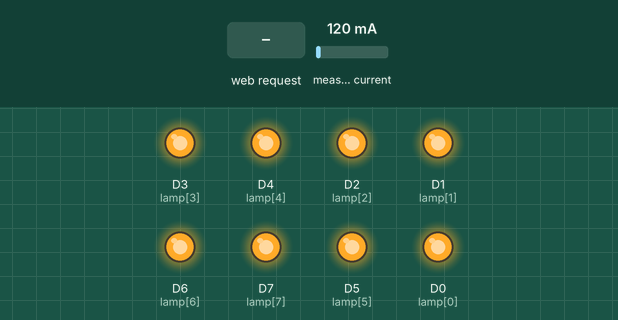
A sketch run on a simulated ESP8266 (NodeMCU). On the bench: output pins drawn as LEDs (lit = HIGH). The inputs (shaded band) are chosen by the test bench; at power-on: measured current 120 mA. WiFi joins after 1.5 s; servers stay silent unless stated; what the sketch prints to the serial monitor is not drawn.

Above: at 2.7 s.
2.8 s: HTTP request GET /lamp0 received
At 3.7 s:
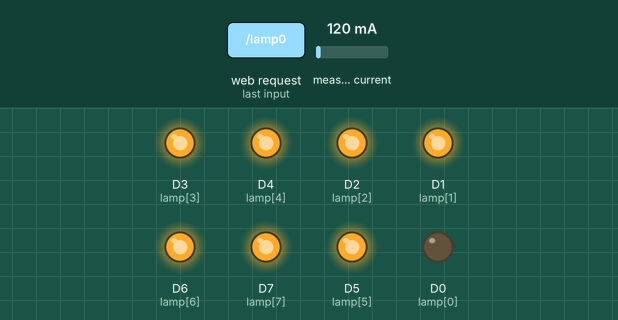
4.3 s: HTTP request GET /lamp1 received
At 4.8 s:
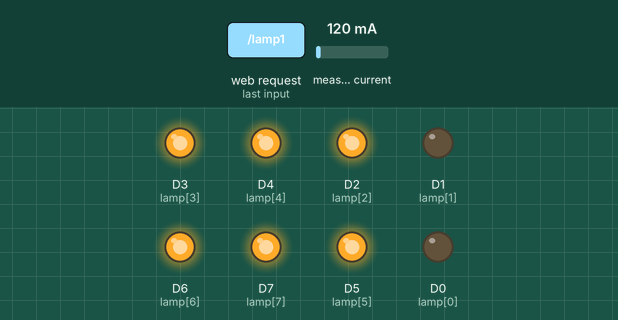
5.8 s: HTTP request GET /lamp2 received
At 7.0 s:
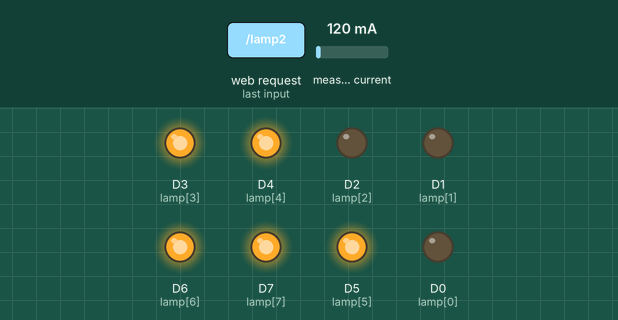
7.3 s: HTTP request GET /lamp3 received
At 8.3 s:
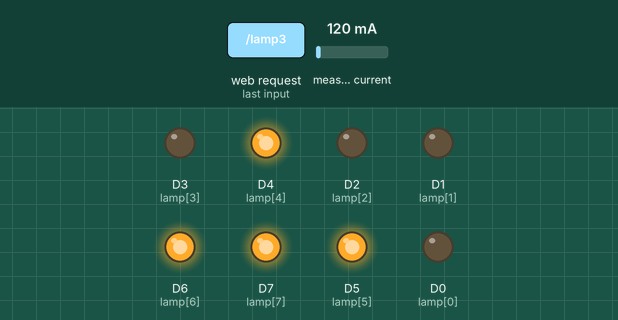
8.8 s: HTTP request GET /lamp4 received
At 9.4 s:
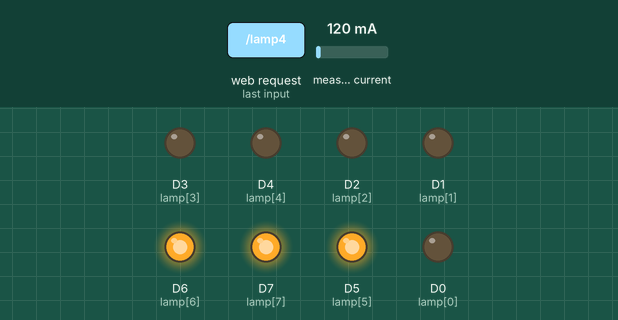
10.3 s: HTTP request GET /lamp5 received
At 10.6 s:
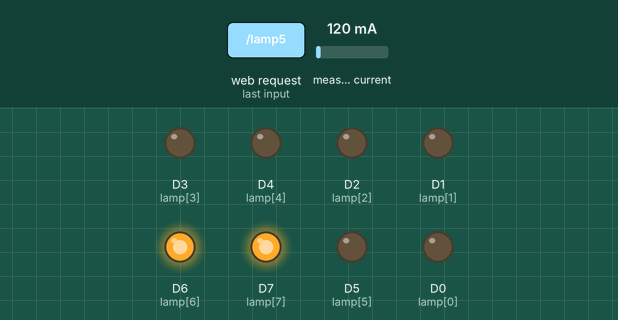
Timing chart, 0 to 12.8 s (numbered marks = the images above; inputs shaded):
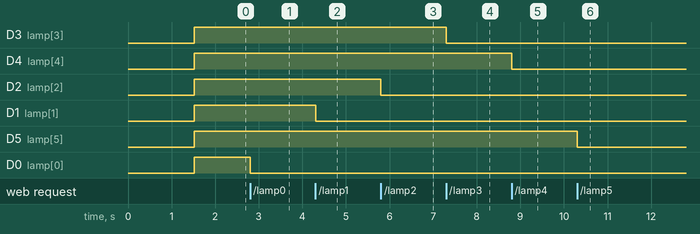

The sketch:

program.ino
```cpp
#include <ESP8266WiFi.h>
#include "EmonLib.h"

EnergyMonitor energyMonitor; //CRIA UMA INSTÂNCIA
WiFiClient client;

/*
#define WIFI_SSID "LIVE TIM_A1F0_2G"
#define WIFI_PASSWORD "wlan595e0f"

#define WIFI_SSID "NET_2G59BC70"
#define WIFI_PASSWORD "SHa221beBKff"
*/

#define WIFI_SSID "iPhone de Ciro"
#define WIFI_PASSWORD "12345678"

#define SENSOR_TENSAO A0
#define TENSAO_REDE 127
const int lamp[8] = {D0, D1, D2, D3, D4, D5, D6, D7};
WiFiServer server(80);

void setupWifi(){
  WiFi.begin(WIFI_SSID,WIFI_PASSWORD);

  Serial.print("Conectando ao Wifi ");

  while (WiFi.status() != WL_CONNECTED) {
    delay(50);
    Serial.print(".");
  }
  Serial.println("");

  Serial.println("Wifi conectado!");

  server.begin();

  // IP do ESP8266
  Serial.println(WiFi.localIP());
}

void setupPins(){
  for(int i = 0 ; i < 8 ; i++){
      pinMode(lamp[i], OUTPUT);
  }
  pinMode(SENSOR_TENSAO, INPUT);

  delay(10);

  for(int i = 0 ; i < 8 ; i++){
      digitalWrite(lamp[i], HIGH);
  }

  energyMonitor.current(SENSOR_TENSAO, 60);

  Serial.println("pinos settados!");

}
void setup(){
  Serial.begin(9600);

  setupWifi();
  setupPins();

}

void loop(){
  // Checa se o clinete foi conectado
  client = server.available();
  if(!client) return ;

  // Espera após o cliente mandar algum dado
  Serial.println("Novo cliente");
  while(!client.available()) delay(1);

  // Lê a primeira linha da requisição
  String request = client.readStringUntil('\r');
  Serial.println(request);
  client.flush();

  if(request.indexOf("lamp0") != -1){
    digitalWrite(lamp[0], !digitalRead(lamp[0]));
  }
  else if(request.indexOf("lamp1") != -1){
    digitalWrite(lamp[1], !digitalRead(lamp[1]));
  }
  else if(request.indexOf("lamp2") != -1){
    digitalWrite(lamp[2], !digitalRead(lamp[2]));
  }
  else if(request.indexOf("lamp3") != -1){
    digitalWrite(lamp[3], !digitalRead(lamp[3]));
  }
  else if(request.indexOf("lamp4") != -1){
    digitalWrite(lamp[4], !digitalRead(lamp[4]));
  }
  else if(request.indexOf("lamp5") != -1){
    digitalWrite(lamp[5], !digitalRead(lamp[5]));
  }
  else if(request.indexOf("lamp6") != -1){
    digitalWrite(lamp[6], !digitalRead(lamp[6]));
  }
  else if(request.indexOf("lamp7") != -1){
    digitalWrite(lamp[7], !digitalRead(lamp[7]));
  }
  else if(request.indexOf("desligarTodos") != -1){
    for(int i = 0 ; i < 8 ; i++){
      digitalWrite(lamp[i], HIGH);
    }
  }
  else if(request.indexOf("ligarTodos") != -1){
    for(int i = 0 ; i < 8 ; i++){
      digitalWrite(lamp[i], LOW);
    }
  }

  //Calcula a corrente
  double Irms = energyMonitor.calcIrms(1480);
  /*
  //Mostra o valor da corrente no serial monitor
  Serial.print("Corrente : ");
  Serial.print(Irms/100.0, 5); // Irms
  Serial.println(" A");
  */
  //Serial.print("Corrente : ");
  //Serial.println(Irms/100.0); // Irmscalcirm

  // Manda a resposta da requisição
  client.println("HTTP/1.1 200 OK");
  client.println("Content-Type: text/html");
  client.println("");

  for(int i = 0 ; i < 8 ; i++){
    if(digitalRead(lamp[i]) == LOW){
      client.print("lamp");
      client.print(i);
      client.print("_on");
    }
    else{
      client.print("lamp");
      client.print(i);
      client.print("_off");
    }
    client.print(",");
  }
  client.print(Irms/100.0,5);


  //delay(2000);

}
```

Measured:
- after the input at 2.8 s, D0 (lamp[0]): HIGH → LOW at once
- after the input at 4.3 s, D1 (lamp[1]): HIGH → LOW at once
- after the input at 5.8 s, D2 (lamp[2]): HIGH → LOW at once
- after the input at 7.3 s, D3 (lamp[3]): HIGH → LOW at once
- after the input at 8.8 s, D4 (lamp[4]): HIGH → LOW at once
- after the input at 10.3 s, D5 (lamp[5]): HIGH → LOW at once
